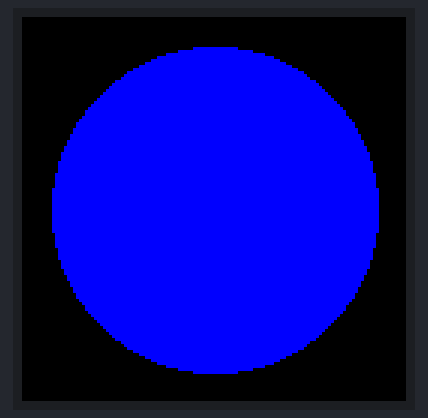
The sketch below on a simulated Arduino Uno, built with avr-gcc and run on an emulated ATmega328P. On the bench: 128×128 colour display.

Above: at 0.1 s.
At 2.1 s:
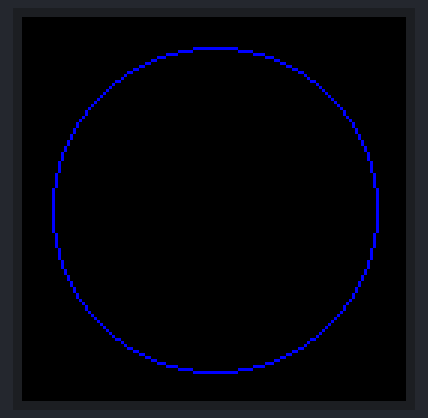
At 4.2 s:
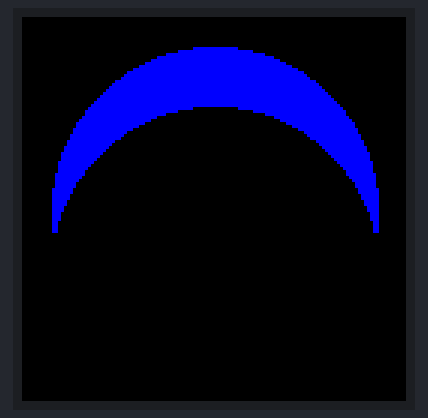
At 8.3 s:
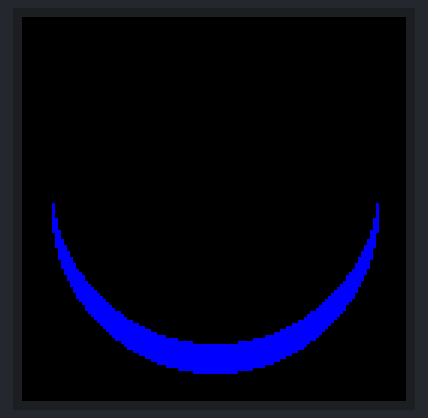

Measured:
- by itself, everything shown: repeats every 10.2 s, in 5 steps
- what the display in image 1 shows lasts 2.0 s, from 2.1 s to 4.1 s
- what the display in image 2 shows lasts 2.1 s, from 4.1 s to 6.2 s

The sketch:

eyes.ino
```cpp
#define SCREEN_WIDTH  128
#define SCREEN_HEIGHT 128

#define SCLK_PIN 2
#define MOSI_PIN 3
#define DC_PIN   4
#define CS_PIN   5
#define RST_PIN  6

// Color definitions
#define  BLACK           0x0000
#define BLUE            0x001F
#define RED             0xF800
#define GREEN           0x07E0
#define CYAN            0x07FF
#define MAGENTA         0xF81F
#define YELLOW          0xFFE0
#define WHITE           0xFFFF

#include <Adafruit_GFX.h>
#include <Adafruit_SSD1351.h>
#include <SPI.h>
Adafruit_SSD1351 tft = Adafruit_SSD1351(SCREEN_WIDTH, SCREEN_HEIGHT, CS_PIN, DC_PIN, MOSI_PIN, SCLK_PIN, RST_PIN);
void setup() {
  // put your setup code here, to run once:
tft.begin();
}

void loop() {
  // put your main code here, to run repeatedly:
  tft.fillScreen(BLACK);
  tft.fillCircle(64,64, 54, BLUE);
  delay(2000);
   tft.fillScreen(BLACK);
  tft.drawCircle(64,64, 54, BLUE);
  delay(2000);
   tft.fillScreen(BLACK);
  tft.fillCircle(64,64, 54, BLUE);
  tft.fillCircle(64,84, 54, BLACK);
  delay(2000);
   tft.fillScreen(BLACK);
    tft.fillCircle(64,64, 54, BLUE);
  delay(2000);
   tft.fillScreen(BLACK);
  tft.fillCircle(64,64, 54, BLUE);
  tft.fillCircle(64,54, 54, BLACK);
  delay(2000);

}
```
